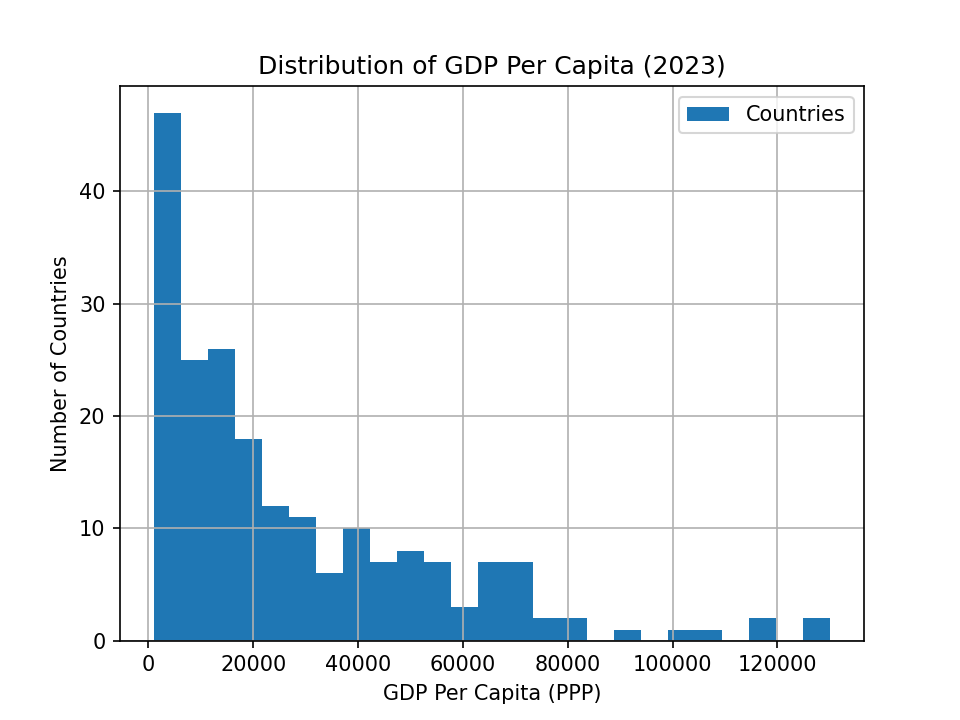

Here is the Python script that generated this plot:
# Ugly version: histogram with default colors and grid
import matplotlib.pyplot as plt
import pandas as pd
import numpy as np
import os

SCRIPT_DIR = os.path.dirname(os.path.abspath(__file__))
ROOT_DIR = os.path.dirname(os.path.dirname(SCRIPT_DIR))

df = pd.read_csv(os.path.join(ROOT_DIR, 'datasets', 'gdp_per_capita.csv'))

data = df[(df['year'] == 2023) & df['ny_gdp_pcap_pp_kd'].notna() & df['code'].notna()].copy()
aggregates = ['OWID_WRL', 'OWID_HIC', 'OWID_LIC', 'OWID_UMC', 'OWID_LMC']
data = data[~data['code'].isin(aggregates)]

fig, ax = plt.subplots()

ax.hist(data['ny_gdp_pcap_pp_kd'], bins=25)
ax.set_title('Distribution of GDP Per Capita (2023)')
ax.set_xlabel('GDP Per Capita (PPP)')
ax.set_ylabel('Number of Countries', rotation=90)
ax.legend(['Countries'])
ax.grid(True)

plt.savefig(os.path.join(SCRIPT_DIR, '09_ugly.png'), dpi=150)
plt.show()
